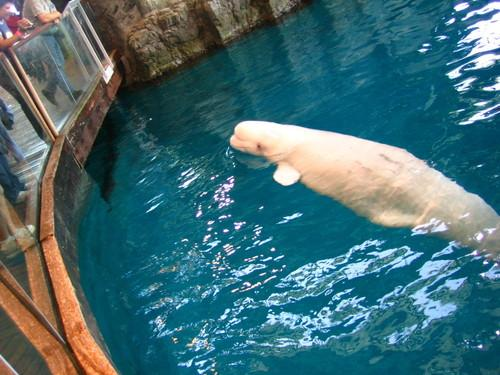
#> input picture images/ADE_train_00001493.jpg, 500 x 375 px
$ jupyter execute explore.ipynb
#> lines starting #> are read from the running program, lines starting #| are printed output that depends on the picture; after the words box and inside, x2 and y2 are one past the last pixel; in counts of white or black regions, pixels touching at a corner belong together
Threshold-based, Region-based, Clustering-based, Edge-based, Object-based (Other Methods (Watershed, ANN, PDE..) (Semantic, Instance, Salient object detection, Medical, Object detection)

[cell 1]
#image_source: https://www.researchgate.net/figure/Types-of-Segmentation-Techniques_fig1_344249453
from IPython.display import Image
Image(filename="illustrative_images/types_image_segmentation.png")

[cell 2]
input_img_path = "images/ADE_train_00001493.jpg"

# Threshold-based Segmentation
is a simple and intuitive approach to image segmentation that involves dividing an image into two or more regions based on a threshold value. This method is often used in grayscale images, where the intensity of each pixel is represented by a single value.

To perform threshold-based segmentation, you need to choose a threshold value and then apply it to the image. All pixels with intensity values above the threshold are assigned to one region, and all pixels with intensity values below the threshold are assigned to another region. This process can be repeated with different threshold values to create multiple regions.

Threshold-based segmentation is fast and easy to implement, but it can be sensitive to variations in image intensity and may not produce satisfactory results in all cases. It is often used as a pre-processing step before applying more sophisticated image segmentation methods.

For threshold-based segmentation, common evaluation metrics include accuracy, precision, and recall.

[cell 3]
import cv2
from matplotlib import pyplot as plt

# Load the input image
img = cv2.imread(input_img_path)
#> img is the input picture: shape (375, 500, 3); mean B, G, R 115, 108.3, 67.5

# Convert the image to grayscale
gray = cv2.cvtColor(img, cv2.COLOR_BGR2GRAY)
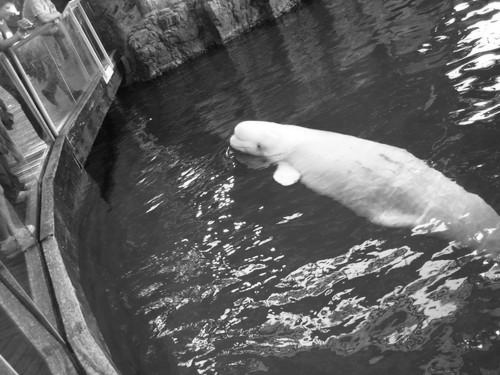
#> gray: shape (375, 500); min 4, max 255, mean 96.9

# Apply a threshold to the image to create a binary image
threshold, thresholded_img = cv2.threshold(gray, 128, 255, cv2.THRESH_BINARY)
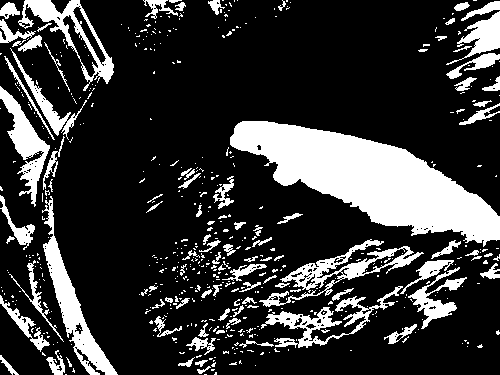
#> thresholded_img: shape (375, 500); 21.4% white; 549 white regions (452 under 20 px), largest, box (x1, y1, x2, y2) and area: (230, 121, 500, 247) 15362, (42, 196, 118, 375) 2876, (259, 239, 424, 307) 2303

# Display the original and thresholded images
plt.figure(figsize=(12, 4))
#> (this line was passed over: IPython is not available in this run)
plt.subplot(1, 2, 1)
#> (this line was passed over: IPython is not available in this run)
plt.imshow(img, cmap="gray")
#> (this line was passed over: IPython is not available in this run)
plt.title("Original Image")
#> (this line was passed over: IPython is not available in this run)
plt.subplot(1, 2, 2)
#> (this line was passed over: IPython is not available in this run)
plt.imshow(thresholded_img, cmap="gray")
#> (this line was passed over: IPython is not available in this run)
plt.title("Thresholded Image")
#> (this line was passed over: IPython is not available in this run)
plt.show()
